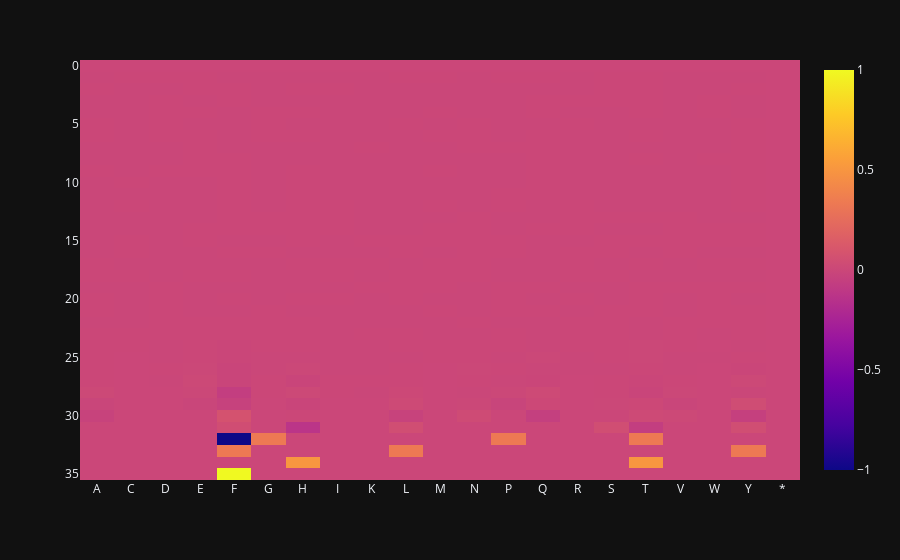

Notebook code for this chart:
### Code cell
fig = px.imshow(diff_pfm.T)
fig.show()

### Figure 1 — Plotly figure (JSON) as saved in the notebook; plotly's stock layout.template omitted (floating-point values rounded to 4 significant figures; data arrays with more than 128 entries replaced by an {"elided": "..."} marker saying what was removed)
{"data": [{"coloraxis": "coloraxis", "hovertemplate": "x: %{x}<br>y: %{y}<br>color: %{z}<extra></extra>", "name": "0", "type": "heatmap", "x": ["A", "C", "D", "E", "F", "G", "H", "I", "K", "L", "M", "N", "P", "Q", "R", "S", "T", "V", "W", "Y", "*"], "xaxis": "x", "y": [0, 1, 2, 3, 4, 5, 6, 7, 8, 9, 10, 11, 12, 13, 14, 15, 16, 17, 18, 19, 20, 21, 22, 23, 24, 25, 26, 27, 28, 29, 30, 31, 32, 33, 34, 35], "yaxis": "y", "z": {"elided": "36x21 float values"}}], "layout": {"autosize": true, "coloraxis": {"colorscale": [[0, "#0d0887"], [0.1111, "#46039f"], [0.2222, "#7201a8"], [0.3333, "#9c179e"], [0.4444, "#bd3786"], [0.5556, "#d8576b"], [0.6667, "#ed7953"], [0.7778, "#fb9f3a"], [0.8889, "#fdca26"], [1, "#f0f921"]]}, "margin": {"t": 60}, "xaxis": {"anchor": "y", "autorange": true, "constrain": "domain", "domain": [0, 1], "range": [-0.5, 20.5], "scaleanchor": "y", "type": "category"}, "yaxis": {"anchor": "x", "autorange": true, "constrain": "domain", "domain": [0, 1], "range": [35.5, -0.5], "type": "linear"}}}
